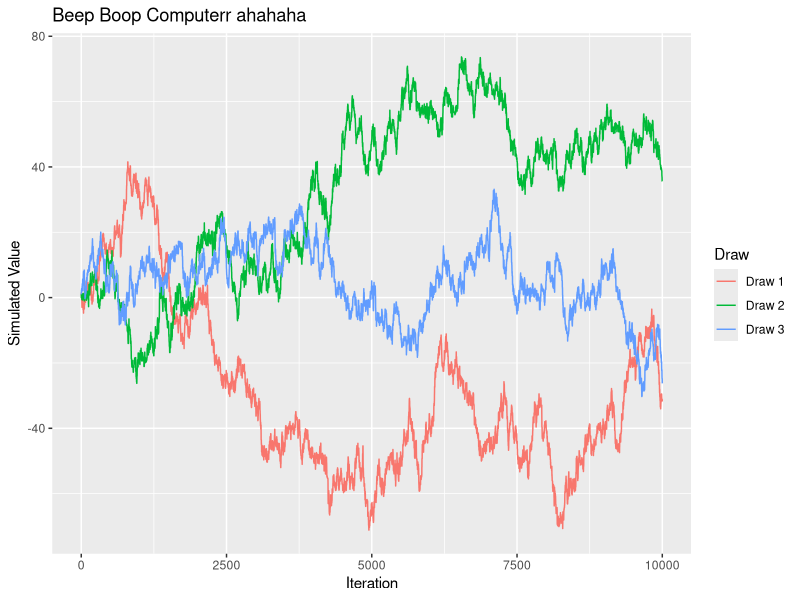

Write the R code that produced this figure.
suppressWarnings(library(tidyverse)); library(magrittr); 

options(repr.plot.width = 10, repr.plot.height = 5)

mh_target <- function(theta) {
  dt(theta, 1)
}

plot_mh <- function(df) {
  
  plot_out <- df %>%
    ggplot(aes(x = Iteration, y = `Simulated Value`, colour = Draw)) +
    geom_line() +
    labs(title = "Beep Boop Computerr ahahaha")
  plot_out
}


Draw_MH <- function(N, K) {
  X <- matrix(1, nrow = N, ncol = K)
  accepted <- rep(1, 3)
  U <- runif(N * K, -10, 10) %>% matrix(nrow = N, ncol = K)
  for (i in 2:N) {
    for(j in 1:K) {
      q <- rnorm(1, X[i - 1, j], 1)
      rejection <- mh_target(q) / mh_target(X[i - 1, j])
      a <- min(1, rejection)
      if(U[i, j] < a) {
        X[i, j] <- q
        accepted[j] <- accepted[j] + 1            
      } else {
        X[i, j] <- X[i - 1, j]
      }
    }
  }
  message("\n\nAcceptance Rate:\n\n", paste0(100 * accepted / N, "%, "), "\n\n")
  X %>%
    as.data.frame() %>%
    set_colnames(paste0("Draw ", seq_len(K))) %>%
    mutate(Iteration = 1:10000, .before = `Draw 1`) %>%
    pivot_longer(-Iteration, names_to = "Draw", values_to = "Simulated Value") 
}


test  <- Draw_MH(10000, 3)

test %>% plot_mh()